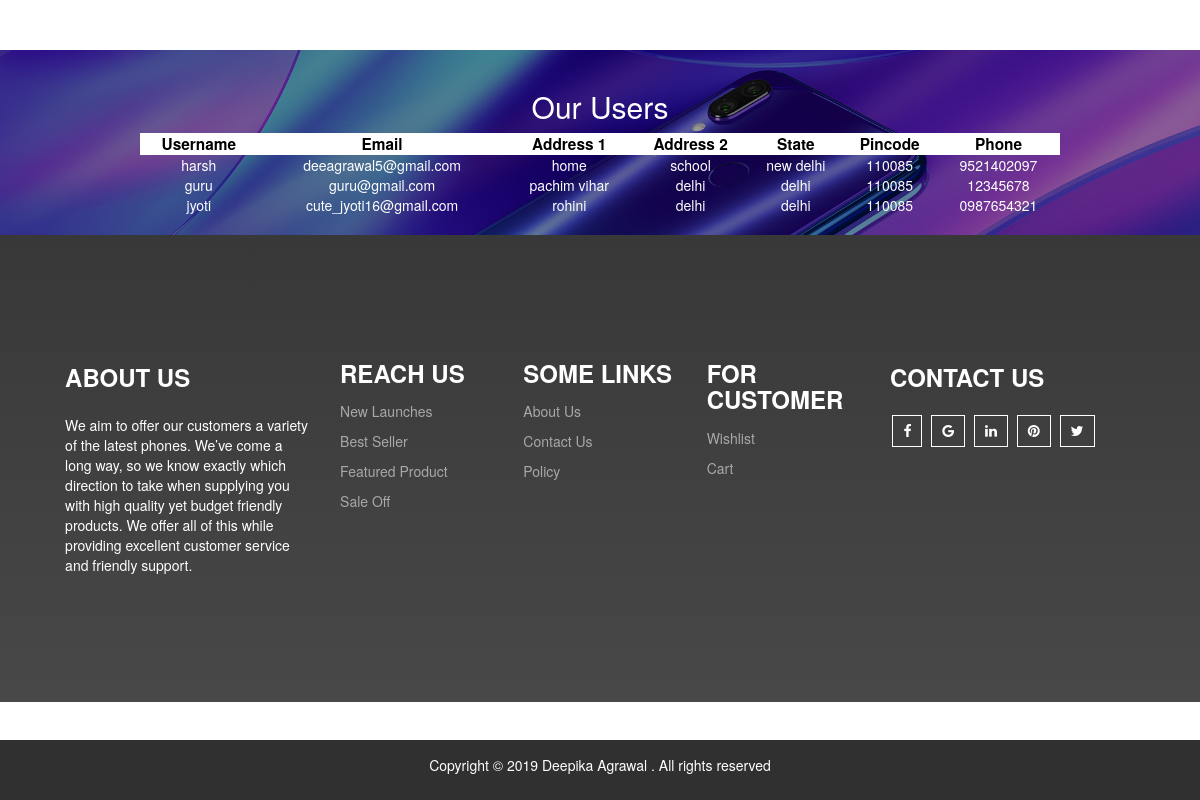
Screenshot of /show_users.php (signed in) with the database file from the repository.
### tables this page shows
CREATE TABLE IF NOT EXISTS `users` (
  `id` int(11) NOT NULL AUTO_INCREMENT,
  `username` varchar(100) NOT NULL,
  `email` varchar(100) NOT NULL,
  `password` varchar(100) NOT NULL,
  `Address1` varchar(20) NOT NULL,
  `Address2` varchar(20) NOT NULL,
  `State` varchar(20) NOT NULL,
  `Pincode` varchar(10) NOT NULL,
  `Phone` varchar(10) NOT NULL,
  PRIMARY KEY (`id`)
);

### show_users.php (the view, shortened to what this page needs)
<!DOCTYPE html>
<html lang="en">
<head>
  <link rel="stylesheet" href="https://maxcdn.bootstrapcdn.com/bootstrap/3.4.0/css/bootstrap.min.css">
   <link rel="stylesheet" href="css/style.css">
</head>
<body>
<body>
<body>
<div style="background-image:url('image/cart1.png');background-size:100%;">
  <div class="header">
  	<h2>Our Users</h2>
  <table >
  <tbody>
    <?php
						$con=mysqli_connect("localhost","root","","sellcell");
						if($_SESSION['username']=='deepika'){
									$sql="SELECT * from users where username!='deepika'";
										if ($result=mysqli_query($con,$sql))
										{
    echo"<tr >";
      echo"<th>Username</th>";
      echo"<th>Email</th>";
      echo"<th>Address 1</th>";
       echo"<th>Address 2</th>";
      echo"<th>State</th>";
      echo"<th>Pincode</th>";
      echo"<th>Phone</th>";
    echo"</tr>";
												while ($row=mysqli_fetch_row($result))
													{
														echo "<tr>";
														echo "<td>";
														printf ("%s",$row[1]);
														echo "</td>";
														echo "<td>";
														printf ("%s",$row[2]);
														echo "</td>";
														echo "<td>";
														printf ("%s",$row[4]);
														echo "</td>";
														echo "<td>";
														printf ("%s",$row[5]);
														echo "</td>";
														echo "<td>";
														printf ("%s",$row[6]);
														echo "</td>";
														echo "<td>";
														printf ("%s",$row[7]);
														echo "</td>";
														echo "<td>";
														printf ("%s",$row[8]);
														echo "</td>";
														echo "</tr>";
														}
										}
}
								?>
  </tbody>
</table>
  </div>
</div>
<div class="container-fluid" id="data">
<div class="row" id="foot-row">
	<div class="col-sm-3" >
		<h3 class="foot-h">ABOUT US</h3>
		<p>We aim to offer our customers a variety of the latest phones. We’ve come a long way, so we know exactly which direction to take when supplying you with high quality yet budget friendly products. We offer all of this while providing excellent customer service and friendly support.</p>
	</div>
	<div class="col-sm-2">
		<h3 class="foot-h">REACH US</h3>
		<p><a href="shop.html" class="link-foot" style="text-decoration:none;">New Launches</a></p>
		<p><a href="shop.html" class="link-foot" style="text-decoration:none;">Best Seller</a></p>
		<p><a href="shop.html" class="link-foot" style="text-decoration:none;">Featured Product</a></p>
		<p><a href="shop.html" class="link-foot" style="text-decoration:none;">Sale Off</a></p>
	</div>
	<div class="col-sm-2">
		<h3 class="foot-h">SOME LINKS</h3>
		<p><a href="about.html" class="link-foot" style="text-decoration:none;">About Us</a></p>
		<p><a href="contact.php"class="link-foot" style="text-decoration:none;">Contact Us</a></p>
		<p><a href="policy.html" class="link-foot" style="text-decoration:none;">Policy</a></p>
	</div>
	<div class="col-sm-2">
<h3 class="foot-h">FOR CUSTOMER</h3>
		<p><a href="wish.php" class="link-foot" style="text-decoration:none;">Wishlist</a></p>
		<p><a href="add_to_cart.php" class="link-foot" style="text-decoration:none;">Cart</a></p>
	</div>
	<div class="col-sm-3">
	<link rel="stylesheet" href="https://cdnjs.cloudflare.com/ajax/libs/font-awesome/4.7.0/css/font-awesome.min.css">
	<h3 class="foot-h">CONTACT US</h3>
							<a href="#" class="link"><li class="fa fa-facebook"></li></a>
							<a href="#" class="link"><li class="fa fa-google"></li></a>
							<a href="#" class="link"><li class="fa fa-linkedin"></li></a>
							<a href="#" class="link"><li class="fa fa-pinterest"></li></a>
							<a href="#" class="link"><li class="fa fa-twitter"></li></a>
							</div>
</div>
</div>
<footer class="foot">
	<p class="foot-p">Copyright &copy 2019 Deepika Agrawal . All rights reserved </p>
</footer>
</body>
</html>

### css/style.css (style rules this page uses)
html { position: relative; min-height: 100%; }
body { margin-bottom: 60px; }
footer { position: absolute; bottom: 0; left: 0; right: 0; z-index: $zindex-fixed; }
#data { background-image: linear-gradient(#383838, #484848); }
#foot-row { margin-top:10%; margin-bottom:10%; color:white; margin-left:3%; margin-right:3%; }
.foot-h { margin-top:5%; margin-bottom:10%; font-weight:bold; }
.fa { border:1px solid white; padding:8px 10px; margin-left:1%; margin-right:1%; }
.link { text-decoration:none; color:white; }
.link-foot { color:#A8A8A8; }
.foot { text-align:center; background-color:#303030; color:white; }
.foot-p { padding:15px 25px; }

### show_users.php (style rules this page uses)
.header { width:80%; margin-left:10%; margin-right:10%; margin: 50px auto 0px; color: white; text-align: center; padding: 20px; }
table { width:100%; text-align:center; }
th,td { text-align:center; }
th { background-color:white; color:black; font-weight:bold; font-size:110%; }

### rows the page displays
users: username "harsh", email "deeagrawal5@gmail.com", Address1 "home", Address2 "school", State "new delhi", Pincode "110085", Phone "9521402097"
users: username "guru", email "guru@gmail.com", Address1 "pachim vihar", Address2 "delhi", State "delhi", Pincode "110085", Phone "12345678"
users: username "jyoti", email "cute_jyoti16@gmail.com", Address1 "rohini", Address2 "delhi", State "delhi", Pincode "110085", Phone "0987654321"
